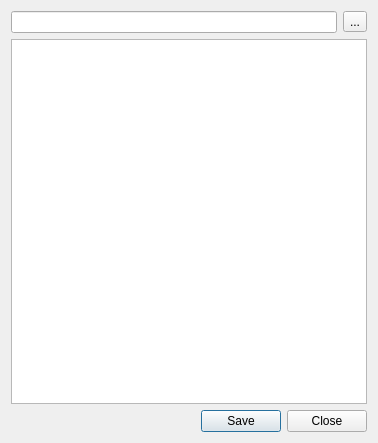
<?xml version="1.0" encoding="UTF-8"?>
<ui version="4.0">
 <class>ActionTableEditor</class>
 <widget class="QDialog" name="ActionTableEditor">
  <property name="geometry">
   <rect>
    <x>0</x>
    <y>0</y>
    <width>378</width>
    <height>443</height>
   </rect>
  </property>
  <property name="windowTitle">
   <string>Edycja skrótów klawiszowych Shortcuts</string>
  </property>
  <layout class="QVBoxLayout" name="verticalLayout">
   <item>
    <layout class="QHBoxLayout" name="horizontalLayout">
     <item>
      <widget class="QLineEdit" name="m_filterField">
       <property name="toolTip">
        <string>tekst filtra</string>
       </property>
      </widget>
     </item>
     <item>
      <widget class="QToolButton" name="m_clearButton">
       <property name="toolTip">
        <string>wyczyść filtr</string>
       </property>
       <property name="text">
        <string>...</string>
       </property>
       <property name="icon">
        <iconset resource="../../../../Desktop/src/libs/icons/icons.qrc">
         <normaloff>:/icons/edit-clear.png</normaloff>:/icons/edit-clear.png</iconset>
       </property>
      </widget>
     </item>
    </layout>
   </item>
   <item>
    <widget class="QTableView" name="m_tableView">
     <property name="showDropIndicator" stdset="0">
      <bool>false</bool>
     </property>
     <property name="alternatingRowColors">
      <bool>true</bool>
     </property>
     <property name="selectionMode">
      <enum>QAbstractItemView::SingleSelection</enum>
     </property>
     <property name="selectionBehavior">
      <enum>QAbstractItemView::SelectRows</enum>
     </property>
     <property name="sortingEnabled">
      <bool>true</bool>
     </property>
     <attribute name="horizontalHeaderStretchLastSection">
      <bool>true</bool>
     </attribute>
     <attribute name="verticalHeaderVisible">
      <bool>false</bool>
     </attribute>
    </widget>
   </item>
   <item>
    <widget class="QDialogButtonBox" name="m_buttonBox">
     <property name="toolTip">
      <string>&quot;Save&quot; to settings, or &quot;Close&quot; which won't</string>
     </property>
     <property name="orientation">
      <enum>Qt::Horizontal</enum>
     </property>
     <property name="standardButtons">
      <set>QDialogButtonBox::Close|QDialogButtonBox::Save</set>
     </property>
    </widget>
   </item>
  </layout>
  <action name="action_File">
   <property name="text">
    <string>&amp;File</string>
   </property>
   <property name="shortcut">
    <string>Meta+F</string>
   </property>
  </action>
  <action name="action_Tools">
   <property name="text">
    <string>&amp;Tools</string>
   </property>
   <property name="shortcut">
    <string>Meta+F11</string>
   </property>
  </action>
  <action name="action_Help">
   <property name="text">
    <string>&amp;Help</string>
   </property>
   <property name="shortcut">
    <string>Meta+H</string>
   </property>
  </action>
 </widget>
 <resources>
  <include location="../../../../Desktop/src/libs/icons/icons.qrc"/>
 </resources>
 <connections>
  <connection>
   <sender>m_buttonBox</sender>
   <signal>accepted()</signal>
   <receiver>ActionTableEditor</receiver>
   <slot>accept()</slot>
   <hints>
    <hint type="sourcelabel">
     <x>257</x>
     <y>309</y>
    </hint>
    <hint type="destinationlabel">
     <x>157</x>
     <y>274</y>
    </hint>
   </hints>
  </connection>
  <connection>
   <sender>m_buttonBox</sender>
   <signal>rejected()</signal>
   <receiver>ActionTableEditor</receiver>
   <slot>reject()</slot>
   <hints>
    <hint type="sourcelabel">
     <x>288</x>
     <y>309</y>
    </hint>
    <hint type="destinationlabel">
     <x>286</x>
     <y>274</y>
    </hint>
   </hints>
  </connection>
  <connection>
   <sender>m_clearButton</sender>
   <signal>clicked()</signal>
   <receiver>m_filterField</receiver>
   <slot>clear()</slot>
   <hints>
    <hint type="sourcelabel">
     <x>279</x>
     <y>25</y>
    </hint>
    <hint type="destinationlabel">
     <x>228</x>
     <y>25</y>
    </hint>
   </hints>
  </connection>
 </connections>
</ui>
